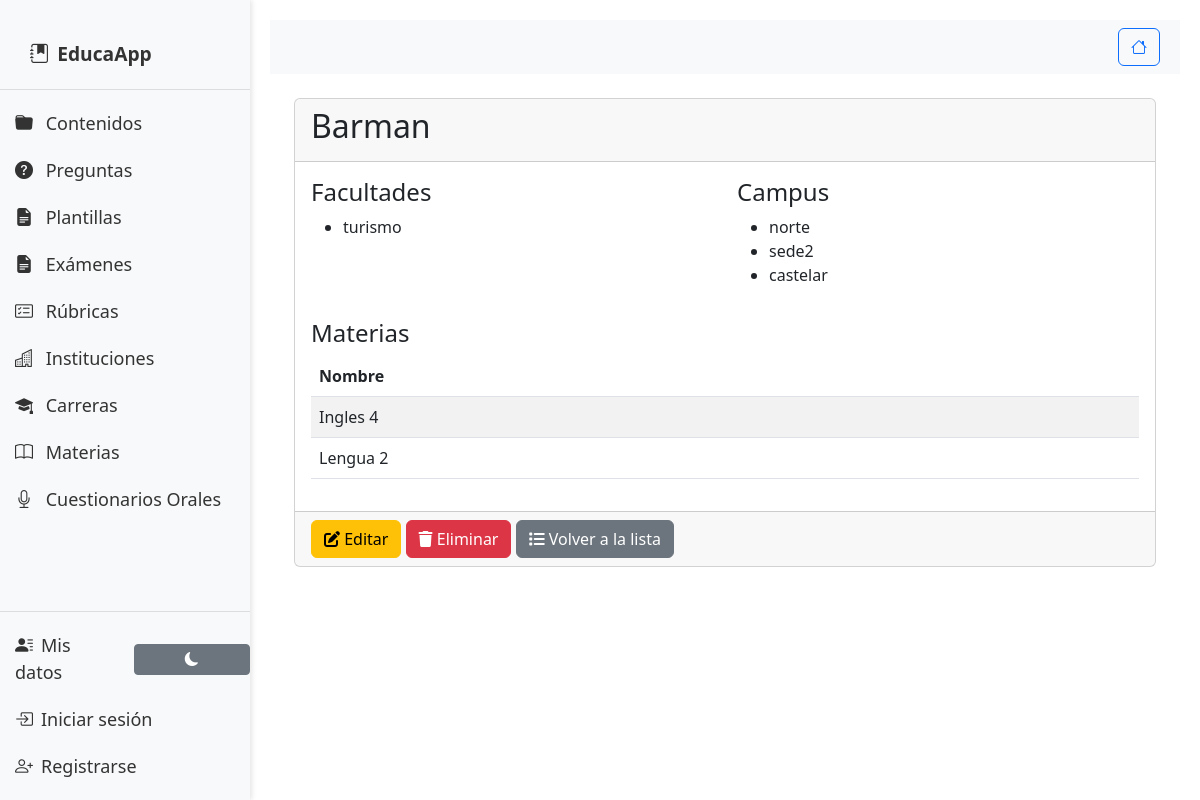
The page /careers/2/ on the database its author committed.
### material/models.py (models this page shows, shortened)
class Career(models.Model):
    name = models.CharField(
        max_length=255,
        verbose_name="Nombre de la Carrera",
        unique=True,
        help_text="Nombre completo de la carrera"
    )
    faculties = models.ManyToManyField(
        FacultyV2,
        blank=True,
        verbose_name="Facultades",
        related_name="career_faculties"  # related_name único
    )
    subjects = models.ManyToManyField(
        Subject,
        blank=True,
        verbose_name="Materias",
        related_name="career_subjects"  # related_name único
    )
    campus = models.ManyToManyField(
        CampusV2,
        blank=True,
        verbose_name="Campus",
        related_name="career_campuses"  # related_name único
    )
    created_at = models.DateTimeField(
        auto_now_add=True,
        verbose_name="Fecha de creación"
    )
    updated_at = models.DateTimeField(
        auto_now=True,
        verbose_name="Última actualización"
    )
    class Meta:
        verbose_name = "Carrera"
        verbose_name_plural = "Carreras"
        ordering = ['name']
        indexes = [
            models.Index(fields=['name']),
        ]

class FacultyV2(models.Model):
    institution = models.ForeignKey(
        InstitutionV2,
        on_delete=models.CASCADE,
        related_name='facultyv2_set',
        verbose_name="Institución"
    )
    name = models.CharField(
        max_length=255,
        verbose_name="Nombre de la Facultad",
        help_text="Nombre de la facultad"
    )
    is_active = models.BooleanField(
        default=True,
        verbose_name="Activa",
        help_text="Indica si la facultad está activa"
    )
    created_at = models.DateTimeField(auto_now_add=True)
    updated_at = models.DateTimeField(auto_now=True)
    class Meta:
        verbose_name = "Facultad"
        verbose_name_plural = "Facultades"
        ordering = ['name']
        unique_together = ['institution', 'name']

class CampusV2(models.Model):
    institution = models.ForeignKey(
        InstitutionV2,
        on_delete=models.CASCADE,
        related_name='campusv2_set',
        verbose_name="Institución"
    )
    name = models.CharField(
        max_length=255,
        verbose_name="Nombre de la Sede",
        help_text="Nombre de la sede"
    )
    address = models.TextField(
        verbose_name="Dirección",
        help_text="Dirección completa de la sede",
        blank=True,
        null=True
    )
    is_active = models.BooleanField(
        default=True,
        verbose_name="Activa",
        help_text="Indica si la sede está activa"
    )
    created_at = models.DateTimeField(auto_now_add=True)
    updated_at = models.DateTimeField(auto_now=True)
    class Meta:
        verbose_name = "Sede V2"
        verbose_name_plural = "Sedes V2"
        constraints = [
            models.UniqueConstraint(
                fields=['institution', 'name'],
                name='unique_campus_name_per_institution'
            )
        ]

class Subject(models.Model):
    name = models.CharField(max_length=100)
    careers = models.ManyToManyField('Career', related_name='subject_careers')
    created_at = models.DateTimeField(auto_now_add=True)
    updated_at = models.DateTimeField(auto_now=True)
    learning_outcomes = models.TextField(
        blank=True,
        null=True,
        help_text="Legacy field - almacena outcomes en texto o JSON"
    )
    class Meta:
        db_table = 'material_subjects'
        verbose_name = 'Subject'
        verbose_name_plural = 'Subjects'
        ordering = ['name']

### material/views.py (the view)
# urls.py: path('careers/<int:pk>/', material_views.CareerDetailView.as_view(), name='career_detail'),
class CareerDetailView(DetailView):
    model = Career
    template_name = 'material/careers/detail.html'
    context_object_name = 'career'
    def get_context_data(self, **kwargs):
        context = super().get_context_data(**kwargs)
        context['related_subjects'] = self.object.subjects.all()
        context['related_faculties'] = self.object.faculties.all()
        context['related_campuses'] = self.object.campus.all()
        return context

### material/context_processors.py (called while the page is built, shortened)
def onboarding_context(request):
    if not request.user.is_authenticated:
        return {}

### material/templatetags/message_tags.py (called while the page is built)
@register.simple_tag(takes_context=True)
def get_filtered_messages(context, categories=None):
    request = context['request']
    messages = get_messages(request)
    messages_list = list(messages)
    if categories:
        if isinstance(categories, str):
            category_list = [cat.strip() for cat in categories.split(',')]
        else:
            category_list = [categories]
        filtered_messages = []
        for message in messages_list:
            message_tags = message.extra_tags if message.extra_tags else 'general'
            message_categories = [tag.strip() for tag in message_tags.split(',')]
            if any(cat in category_list for cat in message_categories):
                filtered_messages.append(message)
        return filtered_messages
    else:
        return messages_list

@register.inclusion_tag('material/components/messages.html', takes_context=True)
def show_messages(context, categories=None):
    filtered_messages = get_filtered_messages(context, categories)
    return {'messages': filtered_messages}

### material/templates/material/careers/detail.html
{% extends 'material/base.html' %}
{% block content %}
<div class="container mt-4">
    <div class="card">
        <div class="card-header">
            <h2>{{ career.name }}</h2>
        </div>
        <div class="card-body">
            <div class="row mb-3">
                <div class="col-md-6">
                    <h4>Facultades</h4>
                    <ul>
                        {% for faculty in career.faculties.all %}
                        <li>{{ faculty.name }}</li>
                        {% endfor %}
                    </ul>
                </div>
                <div class="col-md-6">
                    <h4>Campus</h4>
                    <ul>
                        {% for campus in career.campus.all %}
                        <li>{{ campus.name }}</li>
                        {% endfor %}
                    </ul>
                </div>
            </div>
            <h4>Materias</h4>
            <div class="table-responsive">
                <table class="table table-striped">
                    <thead>
                        <tr>
                            <th>Nombre</th>
                        </tr>
                    </thead>
                    <tbody>
                        {% for subject in career.subjects.all %}
                        <tr>
                            <td>{{ subject.name }}</td>
                        </tr>
                        {% endfor %}
                    </tbody>
                </table>
            </div>
        </div>
        <div class="card-footer">
            <a href="{% url 'material:career_associations' pk=career.pk %}" class="btn btn-warning">
                <i class="fas fa-edit"></i> Editar
            </a>
            <a href="{% url 'material:delete_career' pk=career.pk %}" class="btn btn-danger">
                <i class="fas fa-trash"></i> Eliminar
            </a>
            <a href="{% url 'material:career_list' %}" class="btn btn-secondary">
                <i class="fas fa-list"></i> Volver a la lista
            </a>
        </div>
    </div>
</div>
{% endblock %}

### rows shown on the page
Career: name "Barman"
FacultyV2: name "turismo"
CampusV2: name "norte"
CampusV2: name "sede2"
CampusV2: name "castelar"
Subject: name "Ingles 4"
Subject: name "Lengua 2"
